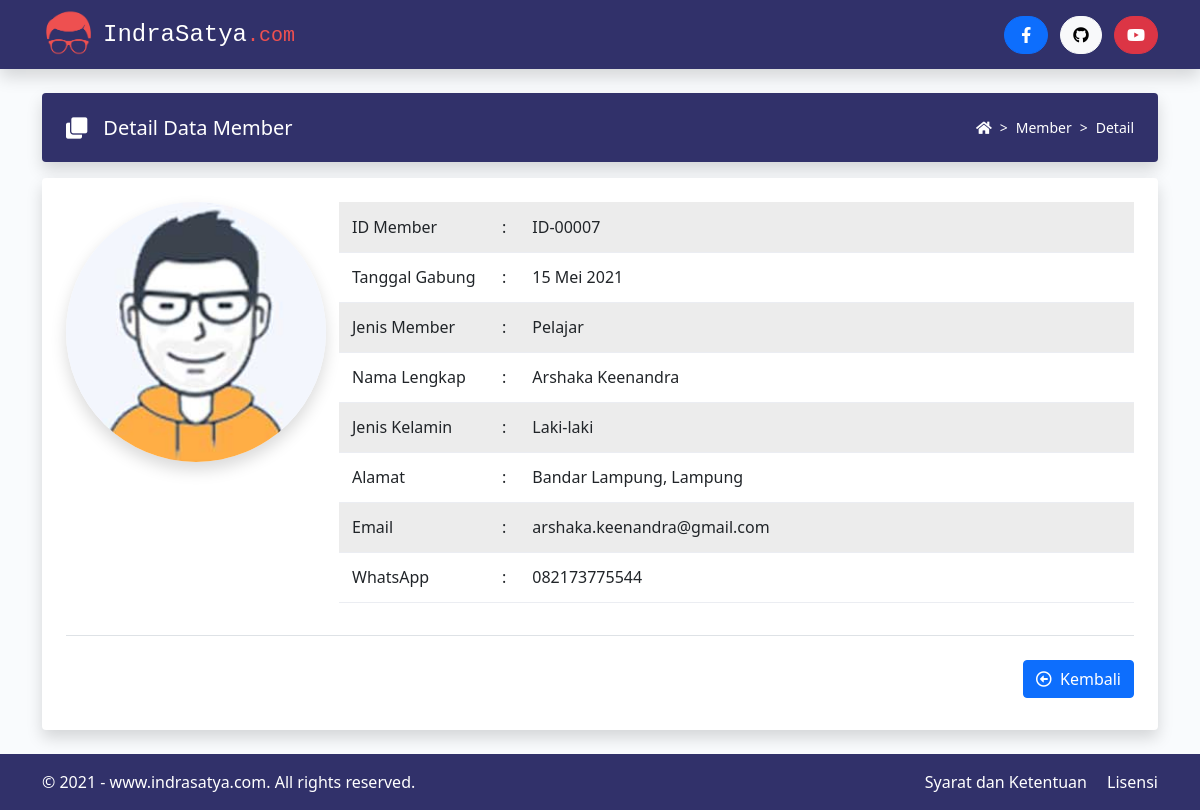
Page /?halaman=detail&id=ID-00007 on the committed database.
### tables this page shows
CREATE TABLE `tbl_member` (
  `id_member` varchar(8) NOT NULL,
  `tanggal_gabung` date NOT NULL,
  `jenis_member` enum('Gratis','Pelajar','Personal','Bisnis') NOT NULL,
  `nama_lengkap` varchar(50) NOT NULL,
  `jenis_kelamin` enum('Laki-laki','Perempuan') NOT NULL,
  `alamat` varchar(255) NOT NULL,
  `email` varchar(50) NOT NULL,
  `whatsapp` varchar(13) NOT NULL,
  `foto_profil` varchar(100) NOT NULL
);

### helper/fungsi_tanggal_indo.php (called while the page is built, shortened)
<?php
function tanggal_indo($tanggal){
	$bulan = array (
		1 =>'Januari',
			'Februari',
			'Maret',
			'April',
			'Mei',
			'Juni',
			'Juli',
			'Agustus',
			'September',
			'Oktober',
			'November',
			'Desember'
	);
	$explode = explode('-', $tanggal);
	return $explode[2] . ' ' . $bulan[ (int)$explode[1] ] . ' ' . $explode[0];
}

### tampil_detail.php (the view)
<div class="d-flex flex-column flex-md-row px-4 py-2 mt-4 text-white bg-indigo rounded shadow">
  <div class="d-flex align-items-center me-md-auto">
    <i class="fas fa-clone fa-lg me-3"></i>
    <h1 class="h5 pt-2">Detail Data Member</h1>
  </div>
  <div class="ms-5 ms-md-0 pt-md-3 pb-md-0">
    <nav style="--bs-breadcrumb-divider: '>';" aria-label="breadcrumb">
      <ol class="breadcrumb">
        <li class="breadcrumb-item"><a href="http://www.indrasatya.com/"><i class="fas fa-home"></i></a></li>
        <li class="breadcrumb-item"><a href="?halaman=data">Member</a></li>
        <li class="breadcrumb-item" aria-current="page">Detail</li>
      </ol>
    </nav>
  </div>
</div>
<?php
if (isset($_GET['id'])) {
  $id_member = $_GET['id'];
  $query = mysqli_query($mysqli, "SELECT * FROM tbl_member WHERE id_member='$id_member'")
                                  or die('Ada kesalahan pada query tampil data : ' . mysqli_error($mysqli));
  $data = mysqli_fetch_assoc($query);
}
?>
<div class="p-4 mt-3 bg-body rounded shadow">
  <div class="row mb-3">
    <div class="col-lg-3">
      <div class="text-center mb-3 mb-lg-0">
        <img src="images/<?= $data['foto_profil']; ?>" alt="Foto Profil" class="foto-preview rounded-circle shadow">
      </div>
    </div>
    <div class="col-lg-9">
      <div class="table-responsive">
        <table class="table table-striped">
          <tr>
            <td width="150">ID Member</td>
            <td width="10">:</td>
            <td><?= $data['id_member']; ?></td>
          </tr>
          <tr>
            <td>Tanggal Gabung</td>
            <td>:</td>
            <td><?= tanggal_indo($data['tanggal_gabung']); ?></td>
          </tr>
          <tr>
            <td>Jenis Member</td>
            <td>:</td>
            <td><?= $data['jenis_member']; ?></td>
          </tr>
          <tr>
            <td>Nama Lengkap</td>
            <td>:</td>
            <td><?= $data['nama_lengkap']; ?></td>
          </tr>
          <tr>
            <td>Jenis Kelamin</td>
            <td>:</td>
            <td><?= $data['jenis_kelamin']; ?></td>
          </tr>
          <tr>
            <td>Alamat</td>
            <td>:</td>
            <td><?= $data['alamat']; ?></td>
          </tr>
          <tr>
            <td>Email</td>
            <td>:</td>
            <td><?= $data['email']; ?></td>
          </tr>
          <tr>
            <td>WhatsApp</td>
            <td>:</td>
            <td><?= $data['whatsapp']; ?></td>
          </tr>
        </table>
      </div>
    </div>
  </div>
  <div class="pt-4 pb-2 text-end border-top">
    <a href="?halaman=data" class="btn btn-primary">
      <i class="far fa-arrow-alt-circle-left me-1"></i> Kembali
    </a>
  </div>
</div>

### assets/css/style.css (style rules this page uses)
body { background: #f9fbfd; }
.bg-indigo { background-color: #31316a !important; }
.breadcrumb { font-size: 14px; }
.breadcrumb .breadcrumb-item a { color: #fff !important; text-decoration: none; }
.breadcrumb-item + .breadcrumb-item::before { color: #fff; }
.table-striped tbody tr:nth-of-type(odd) { background-color: #f9f9f9; }
.table td, .table th { border-top-width: 0; border-color: #ebedf2 !important; padding: 0 13px !important; height: 50px; vertical-align: middle !important; }
.foto-preview { width: 260px; height: 260px; max-height: 300px; }

### rows in the picture
tbl_member: foto_profil (picture), id_member "ID-00007", tanggal_gabung "15 Mei 2021", jenis_member "Pelajar", nama_lengkap "Arshaka Keenandra", jenis_kelamin "Laki-laki", alamat "Bandar Lampung, Lampung", email "arshaka.keenandra@gmail.com", whatsapp "082173775544"
